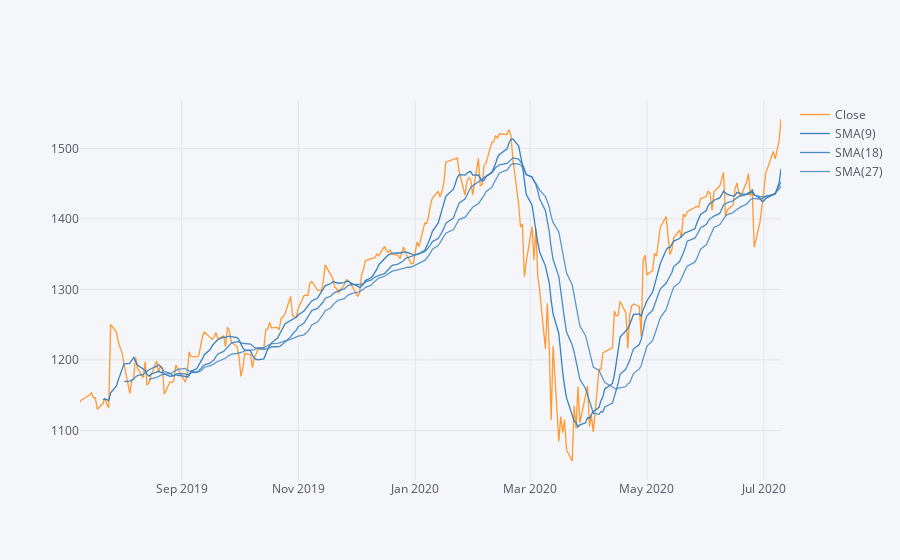

Notebook cell for this chart:
### Code cell
df['Close'].loc['2019-07-10':'2020-07-10'].ta_plot(study='sma',periods=[9,18,27])

### Figure 1 — Plotly figure (JSON) as saved in the notebook; plotly's stock layout.template omitted (floating-point values rounded to 4 significant figures; data arrays with more than 128 entries replaced by an {"elided": "..."} marker saying what was removed)
{"data": [{"line": {"color": "rgba(255, 153, 51, 1.0)", "dash": "solid", "shape": "linear", "width": 1.3}, "mode": "lines", "name": "Close", "text": "", "type": "scatter", "x": {"elided": "254 str values"}, "y": {"elided": "254 float values"}}, {"line": {"color": "rgba(55, 128, 191, 1.0)", "dash": "solid", "shape": "linear", "width": 1.3}, "mode": "lines", "name": "SMA(9)", "text": "", "type": "scatter", "x": {"elided": "254 str values"}, "y": {"elided": "254 mixed values"}}, {"line": {"color": "rgba(55, 128, 191, 0.8999999999999999)", "dash": "solid", "shape": "linear", "width": 1.3}, "mode": "lines", "name": "SMA(18)", "text": "", "type": "scatter", "x": {"elided": "254 str values"}, "y": {"elided": "254 mixed values"}}, {"line": {"color": "rgba(55, 128, 191, 0.7999999999999998)", "dash": "solid", "shape": "linear", "width": 1.3}, "mode": "lines", "name": "SMA(27)", "text": "", "type": "scatter", "x": {"elided": "254 str values"}, "y": {"elided": "254 mixed values"}}], "layout": {"legend": {"bgcolor": "#F5F6F9", "font": {"color": "#4D5663"}}, "paper_bgcolor": "#F5F6F9", "plot_bgcolor": "#F5F6F9", "title": {"font": {"color": "#4D5663"}}, "xaxis": {"gridcolor": "#E1E5ED", "showgrid": true, "tickfont": {"color": "#4D5663"}, "title": {"font": {"color": "#4D5663"}, "text": ""}, "zerolinecolor": "#E1E5ED"}, "yaxis": {"gridcolor": "#E1E5ED", "showgrid": true, "tickfont": {"color": "#4D5663"}, "title": {"font": {"color": "#4D5663"}, "text": ""}, "zerolinecolor": "#E1E5ED"}}}
